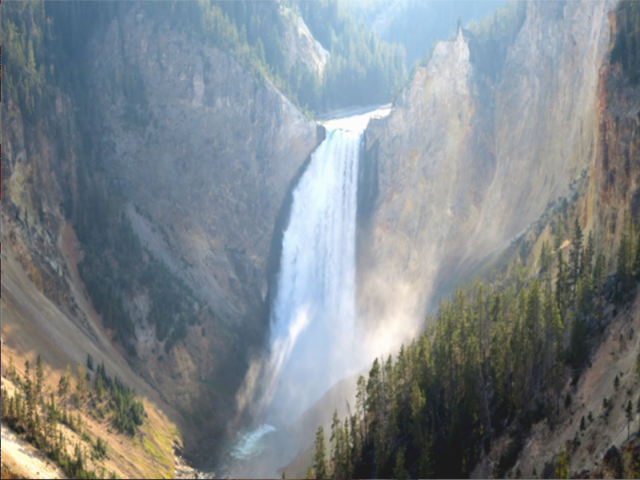
#> input picture ImageEnage/Analysis/DCP.jpg, 640 x 480 px, found by its file name
$ python ShangValue.py
#> lines starting #> are read from the running program, lines starting #| are printed output that depends on the picture; long printed decimals are rounded
#计算图像的熵值--灰度图像
import math

import cv2
import numpy as np
tmp = []
for i in range(256):
    tmp.append(0)
val = 0
k = 0
res = 0
image = cv2.imread('DCP.jpg',0)
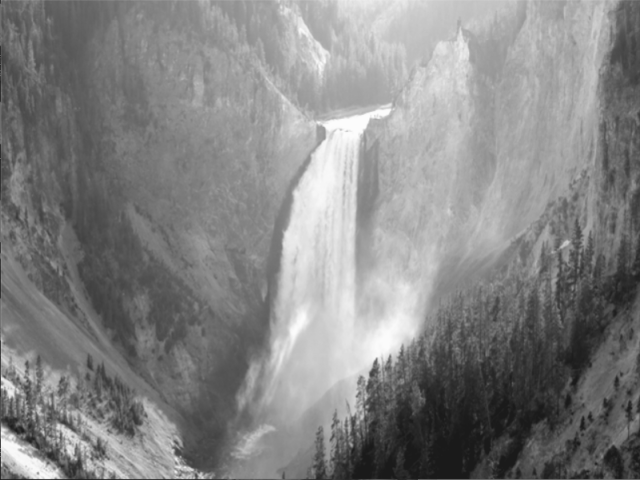
#> image: shape (480, 640); min 26, max 252, mean 132.2
img = np.array(image)
for i in range(len(img)):
    for j in range(len(img[i])):
        val = img[i][j]
        tmp[val] = float(tmp[val] + 1)
        k =  float(k + 1)
#> after the loop, tmp = 256 values, max 2690 at index 95, min 0 at index 0, mean 1200
for i in range(len(tmp)):
    tmp[i] = float(tmp[i] / k)
#> after the loop, tmp = 256 values, max 0.00876 at index 95, min 0 at index 0, mean 0.00391
for i in range(len(tmp)):
    if(tmp[i] == 0):
        res = res
    else:
        res = float(res - tmp[i] * (math.log(tmp[i]) / math.log(2.0)))
#> this loop made 256 passes
#> res on passes 1 to 12: 0, 0, 0, 0, 0, 0, 0, 0, 0, 0, 0, 0
print("图像熵值：",res)
#| 图像熵值： 7.609

$ run again, with ImageEnage/Analysis/ACE_O.jpg copied over ImageEnage/Analysis/DCP.jpg
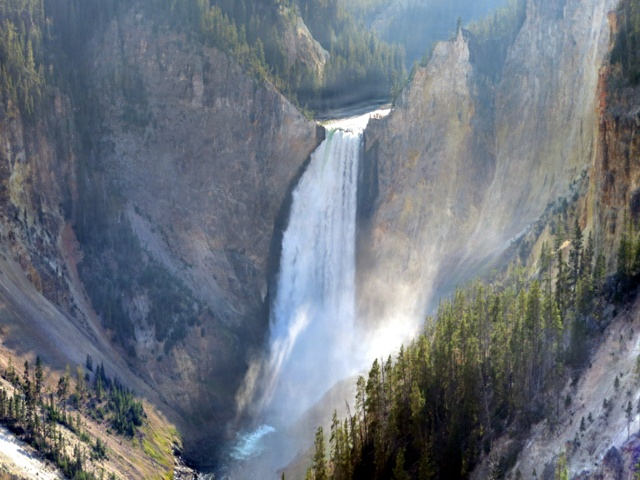
#> input picture ImageEnage/Analysis/ACE_O.jpg, 640 x 480 px, found by its file name
#> `image = cv2.imread('DCP.jpg',0)`:
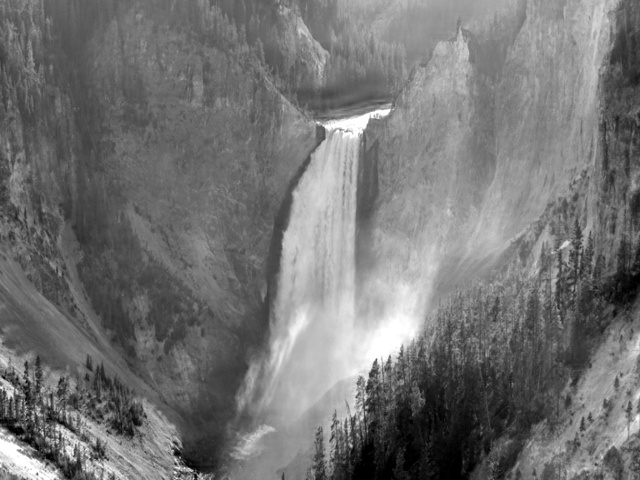
#> image: shape (480, 640); min 0, max 255, mean 115.5
#> after the loop `for i in range(len(img)):`: tmp = 256 values, max 3567 at index 105, min 62 at index 246, mean 1200
#> after the loop `for i in range(len(tmp)):`: tmp = 256 values, max 0.0116 at index 105, min 0.000202 at index 246, mean 0.00391
#> the loop `for i in range(len(tmp)):` made 256 passes
#> res on passes 1 to 8: 0.0254, 0.0389, 0.0484, 0.0566, 0.0634, 0.0707, 0.0773, 0.0844
#| 图像熵值： 7.496
